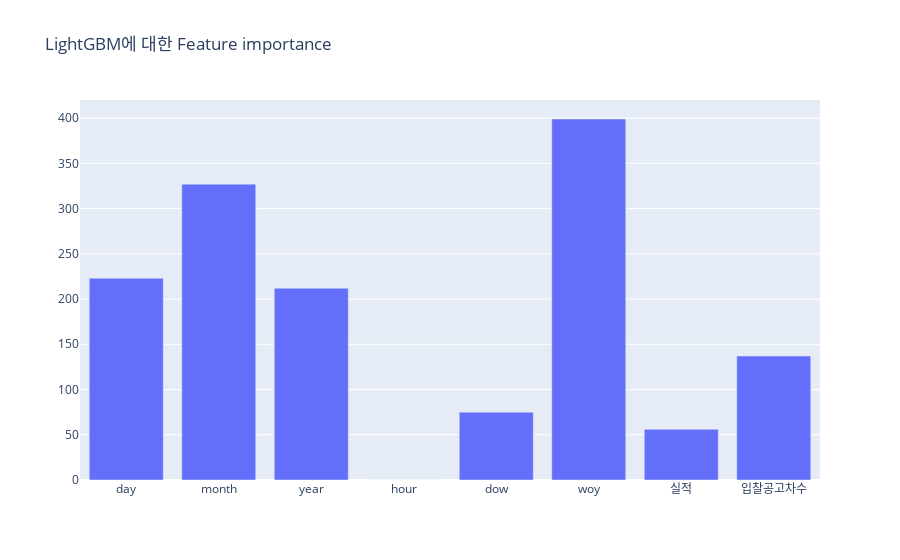

The cell this chart's notebook holds for it:
### Code cell
fig = go.Figure()
fig.add_trace(go.Bar(x =X_train.columns  , y =LightGB_grid_2.feature_importances_ ))

fig.update_layout(title = 'LightGBM에 대한 Feature importance')

### Figure 1 — Plotly figure (JSON) as saved in the notebook; plotly's stock layout.template omitted (floating-point values rounded to 4 significant figures)
{"data": [{"type": "bar", "x": ["day", "month", "year", "hour", "dow", "woy", "실적", "입찰공고차수"], "y": [223, 327, 212, 0, 75, 399, 56, 137]}], "layout": {"title": {"text": "LightGBM에 대한 Feature importance"}}}
